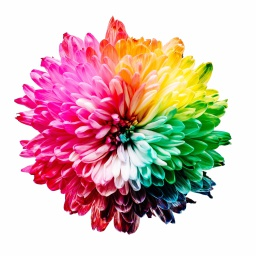
%> input picture ECE4076/Lab 3/ECE4076_Lab3_32194471/sharon.jpg, 256 x 256 px
$ octave Lab3_Task5_Extra.m   (GNU Octave 9; MATLAB toolbox functions it lacks are replaced by stand-ins)
%> lines starting %> are read from the running program, lines starting %| are printed output that depends on the picture
% Written by Nigel Tan Jin Chun
% Last Modified: 4/4/2023
% Name of the file: Lab3_Task5_Extra

clear all;clc;close all;

% Read the image
img = imread('sharon.jpg');
%> img is the input picture: size 256x256x3 uint8; mean R, G, B 215.7, 186.8, 183

% Convert to RGB (MATLAB already reads images in RGB format)
img_rgb = img;

% Convert to LAB
img_lab = rgb2lab(img);
%> img_lab: size 256x256x3 double; mean of channels 1, 2, 3 79.7, 10.4, 9.1

% Visualize the results
figure;
subplot(1, 2, 1);
imshow(img_rgb);
title('RGB Image');
subplot(1, 2, 2);
imshow(img_lab); % Convert LAB back to RGB for visualization purposes
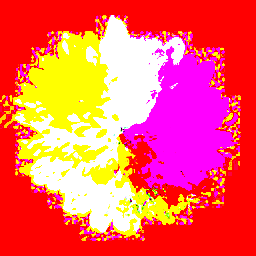
%> displayed picture: size 256x256x3, on the screen's scale of 0 to 255; mean R, G, B 254.6, 93.8, 91.1
title('LAB Image');

% Mean Shift Clustering
k = 5; % A guess for the number of clusters

% Reshape the image matrices
img_rgb_2d = double(reshape(img_rgb, [], 3));
img_lab_2d = double(reshape(img_lab, [], 3));

% Apply K-means clustering
[rgb_cluster_idx, rgb_centroids] = kmeans(img_rgb_2d, k);
%> rgb_centroids = [251.2 250.9 250.8; 229.5 196.3 73.92; 201.2 24.3 68.98; 238.9 120.1 182.5; 28.54 93.84 51.2]
[lab_cluster_idx, lab_centroids] = kmeans(img_lab_2d, k);
%> lab_centroids = [97.93 0.0097 0.374; 15.99 1.26 0.48; 47.78 56.78 34.1; 71.08 -26.77 51.32; 63.37 60.4 -11.63]

% Create clustered images
rgb_clustered = reshape(rgb_centroids(rgb_cluster_idx, :), size(img_rgb));
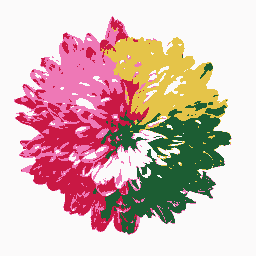
%> rgb_clustered: size 256x256x3 double; mean R, G, B 215.7, 186.8, 183; mean of the top-left, top-right, bottom-left and bottom-right quarters 201.6, 208.5, 191.1, 179.3
lab_clustered = reshape(lab_centroids(lab_cluster_idx, :), size(img_lab));
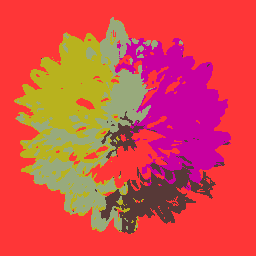
%> lab_clustered: size 256x256x3 double; mean R, G, B 79.7, 10.4, 9.1; drawn with min black and max white

% Import the required function
%> (the run ends here)
